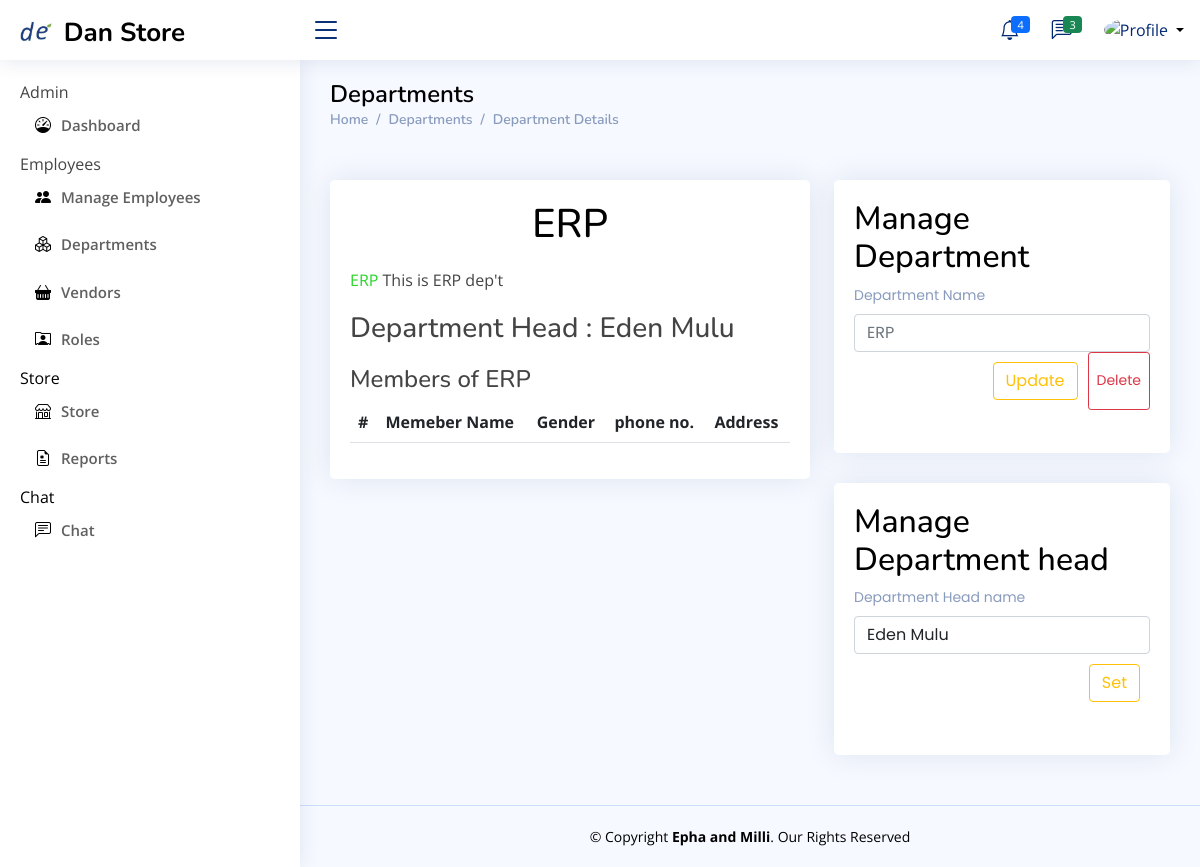
/comp-admin/department-details/3, run on the app's committed database.
### Store_manager/models.py (models this page shows, shortened)
class department(models.Model):
    departmentName = models.CharField(max_length=100, null=False)
    departmentDescription = models.TextField(max_length=500, null=False)
    departmentHead = models.CharField(max_length=40, null=True,default="TBA")

### Company_Admin/views.py (the view, shortened to what this page needs)
# urls.py: path('department-details/<int:id>',views.department_details,name='department-details'),
def department_details(request,id):
    DeptHead = employ.objects.filter(role = 'Dept_Head')
    selectedDepartment = department.objects.get(pk=id)
    memebers = employ.objects.filter(inDepartment = selectedDepartment.id)
    context={
         "departmentHeads" : DeptHead,
        'selectedDepartment': selectedDepartment,
        'members': memebers
    }
    return render(request,'Company_Admin/Departments/department_details.html', context)

### Templates/Company_Admin/Departments/department_details.html (shortened to what this page needs)
{% extends 'Company_Admin/base.html' %} {% block admin %}
<main id="main" class="main">
  <div class="pagetitle">
    <h1 style="color: black">Departments</h1>
    <nav>
      <ol class="breadcrumb">
        <li class="breadcrumb-item">
          <a href="{% url 'admin-dashboard' %}">Home</a>
        </li>
        <li class="breadcrumb-item">
          <a href="{% url 'departments' %}">Departments</a>
        </li>
        <li class="breadcrumb-item">Department Details</li>
      </ol>
    </nav>
  </div>
  <section class="section" style="margin-top: 50px">
    <div class="row">
      <div class="col-lg-7">
        <div class="card">
          <div class="card-body">
            <h1
              style="
                color: black;
                display: flex;
                justify-content: center;
                margin: 20px;
              "
            >
              {{selectedDepartment.departmentName}}
            </h1>
            <span style="color: rgb(41, 213, 41)"
              >{{selectedDepartment.departmentName}}</span
            >
            {{selectedDepartment.departmentDescription}}
            <h3 style="margin: 20px 0">
              Department Head : {{selectedDepartment.departmentHead}}
            </h3>
            <h4>Members of {{selectedDepartment.departmentName}}</h4>
            <table class="table table-striped datatable">
              <thead>
                <tr>
                  <th scope="col">#</th>
                  <th scope="col">Memeber Name</th>
                  <th scope="col">Gender</th>
                  <th scope="col">phone no.</th>
                  <th scope="col">Address</th>
                </tr>
              </thead>
            </table>
          </div>
        </div>
      </div>
      <div class="col-lg-5">
        <div class="card">
          <div class="card-body">
            <div class="card-title">
              <h2 style="color: black; display: flex; justify-content: center">
                Manage Department
              </h2>
              <div class="col-12">
                <form method="post" action="{{selectedDepartment.id}}">
                  <label for="inputNanme4" class="form-label"
                    ><span>Department Name</span></label
                  >
                  <input
                    type="text"
                    class="form-control"
                    name="updatedDepartmentName"
                    id="inputNanme4"
                    placeholder="{{selectedDepartment.departmentName}}"
                  />
                  <div style="display: flex; justify-content: flex-end">
                    <button
                      style="margin: 10px"
                      type="submit"
                      class="btn btn-outline-warning"
                    >
                      Update
                    </button>
                    <button
                      type="button"
                      class="btn btn-outline-danger btn-sm"
                      data-bs-toggle="modal"
                      data-bs-target="#verticalycentered"
                    >
                      Delete
                    </button>
                  </div>
                </form>
              </div>
            </div>
          </div>
        </div>
        <div class="card">
          <div class="card-body">
            <div class="card-title">
              <h2 style="color: black; display: flex; justify-content: center">
                Manage Department head
              </h2>
              <div class="col-12">
                <form action="{% url 'set_dept_head' %}" method="POST">
                  <label for="inputNanme4" class="form-label"
                    ><span>Department Head name</span></label
                  >
                  <select name="dept_head" class="form-control">
                     {% for dep in departmentHeads %}
                      <option value="{{dep.Full_Name}}">{{dep.Full_Name}}</option>
                     {% endfor %}
                  </select>
                  <div style="display: flex; justify-content: flex-end">
                    <button
                      style="margin: 10px"
                      type="submit"
                      class="btn btn-outline-warning"
                    >
                      Set
                    </button>
                  </div>
                </form>
               </div>
              </div>
            </div>
          </div>
        </div>
        </div>
  </section>
</main>
{% endblock %}

### static/assets/css/style.css (style rules this page uses)
:root { scroll-behavior: smooth; }
body { font-family: "Open Sans", sans-serif; background: #f6f9ff; color: #444444; }
a { color: #4154f1; text-decoration: none; }
h1, h2, h3, h4, h5, h6 { font-family: "Nunito", sans-serif; }
#main { margin-top: 60px; padding: 20px 30px; transition: all 0.3s; }
.pagetitle { margin-bottom: 10px; }
.pagetitle h1 { font-size: 24px; margin-bottom: 0; font-weight: 600; color: #012970; }
.card { margin-bottom: 30px; border: none; border-radius: 5px; box-shadow: 0px 0 30px rgba(1, 41, 112, 0.1); }
.card-title { padding: 20px 0 15px 0; font-size: 18px; font-weight: 500; color: #012970; font-family: "Poppins", sans-serif; }
.card-title span { color: #899bbd; font-size: 14px; font-weight: 400; }
.card-body { padding: 0 20px 20px 20px; }
.breadcrumb { font-size: 14px; font-family: "Nunito", sans-serif; color: #899bbd; font-weight: 600; }
.breadcrumb a { color: #899bbd; transition: 0.3s; }
.breadcrumb .breadcrumb-item::before { color: #899bbd; }
@media (min-width: 1200px) { #main, #footer { margin-left: 300px; } }

### data on the page
department: departmentName "ERP", departmentDescription "This is ERP dep't", departmentHead "Eden Mulu", updatedDepartmentName "ERP"

### other printed values
form field dept_head "Eden Mulu"
